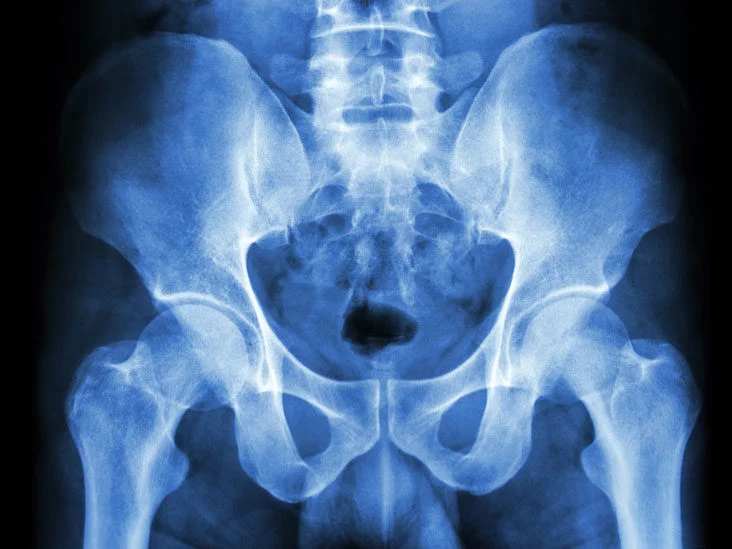
#> input picture pelvis.bmp, 732 x 549 px
$ python convolution_correlation.py
#> lines starting #> are read from the running program, lines starting #| are printed output that depends on the picture
import os

import numpy as np
from PIL import Image
from scipy.signal import convolve2d

# Load the image and convert it to a grayscale NumPy array
# noinspection PyTypeChecker
image = np.array(Image.open('pelvis.bmp').convert('L'))
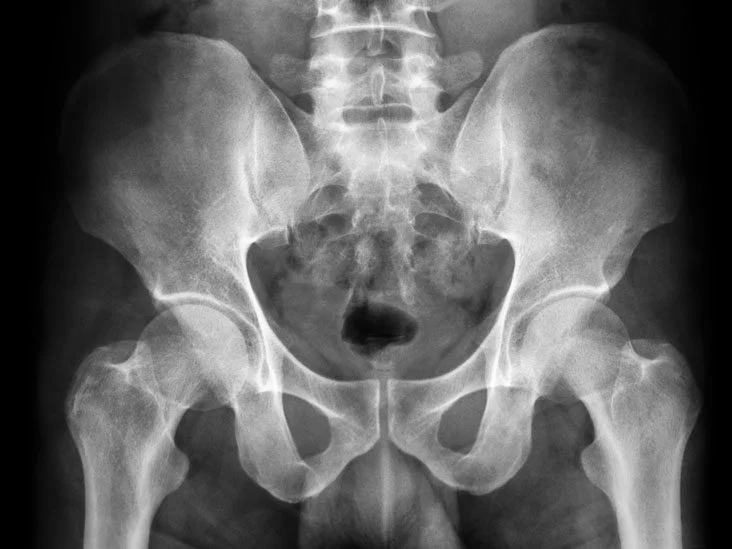
#> image: shape (549, 732); min 0, max 255, mean 98.4

# Define a 3x3 filter
kernel = np.array([[4, 0, -5],
                   [2, 0, -2],
                   [3, 0, -4]])[::-1, ::-1]

# Compute the spatial convolution
conv_result = convolve2d(image, kernel, mode='same') + image
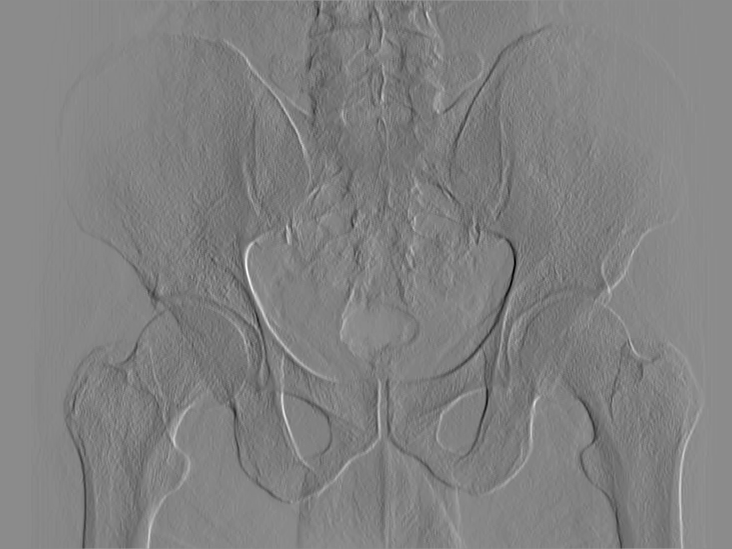
#> conv_result: shape (549, 732) int64; min -1394, max 1158, mean -98.2; drawn with min black and max white

# Compute the spatial correlation
corr_result = convolve2d(image, kernel, mode='same', boundary='symm')

# Save the convolution result to a new bitmap image
conv_image = Image.fromarray(conv_result.astype('uint8'))
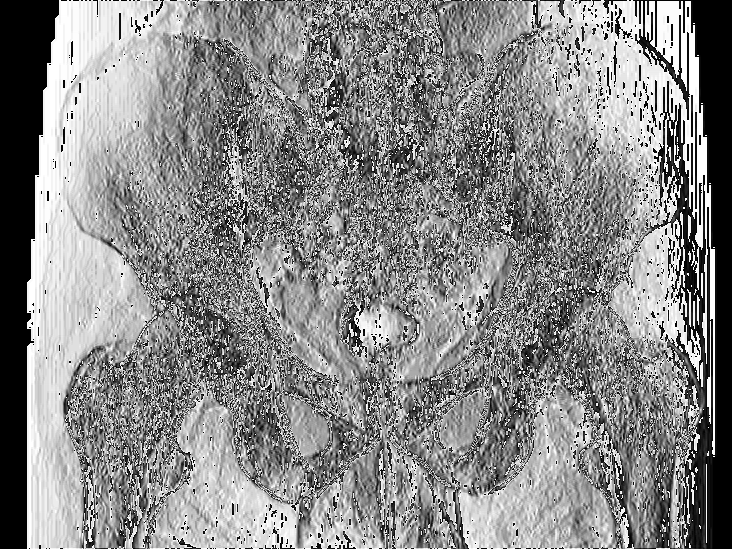
#> conv_image: PIL image 732x549 L; min 0, max 255, mean 136.3
conv_image.save(os.path.join(os.path.expanduser("~"), "Desktop", "conv_result.bmp"))

# Save the correlation result to a new bitmap image
corr_image = Image.fromarray(corr_result.astype('uint8'))
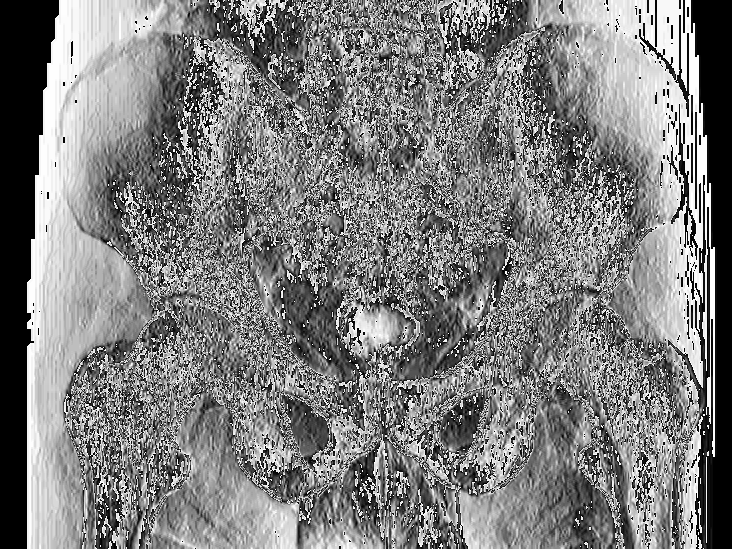
#> corr_image: PIL image 732x549 L; min 0, max 255, mean 124.8
corr_image.save(os.path.join(os.path.expanduser("~"), "Desktop", "corr_result.bmp"))
